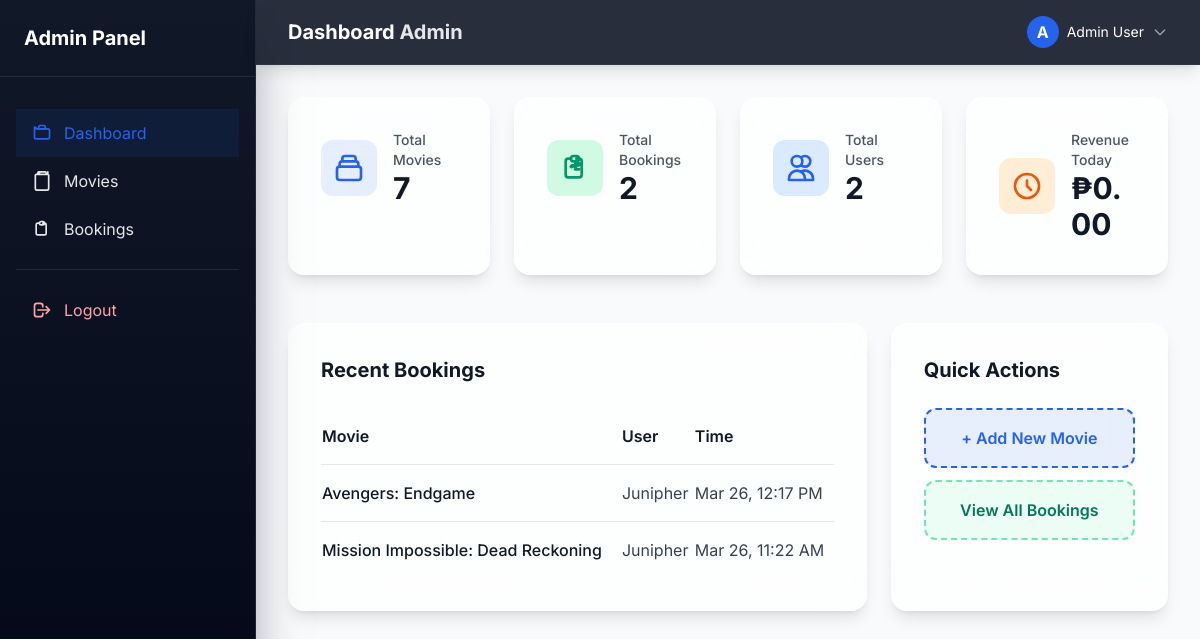
The app's page /admin-dashboard.php (signed in), older data.
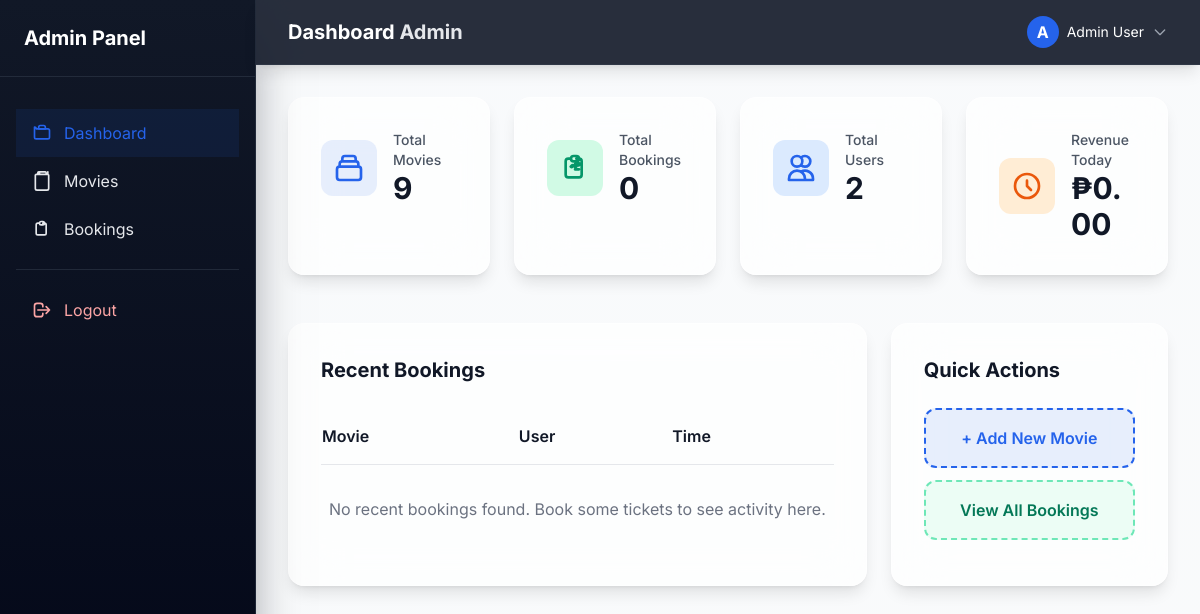
The same page, newer data.
### tables this page shows
CREATE TABLE `bookings` (
  `id` int(11) NOT NULL,
  `user_id` int(11) NOT NULL,
  `movie_id` int(11) NOT NULL,
  `movie_title` varchar(200) NOT NULL,
  `date` date NOT NULL,
  `time` time NOT NULL,
  `theater` varchar(50) NOT NULL,
  `seats` varchar(255) NOT NULL DEFAULT '1',
  `status` enum('Pending','Confirmed','Cancelled') DEFAULT 'Pending',
  `price` decimal(10,2) DEFAULT 12.99,
  `created_at` timestamp NOT NULL DEFAULT current_timestamp()
);

CREATE TABLE `users` (
  `id` int(11) NOT NULL,
  `name` varchar(100) NOT NULL,
  `email` varchar(100) NOT NULL,
  `password` varchar(255) NOT NULL,
  `role` varchar(20) NOT NULL DEFAULT 'user',
  `created_at` timestamp NOT NULL DEFAULT current_timestamp()
);

### admin-dashboard.php (the view, shortened to what the changed rows need)
<?php
require_once 'includes/config.php';
$totalMovies = (int)$conn->query("SELECT COUNT(*) FROM movies")->fetch_row()[0];
$totalBookings = (int)$conn->query("SELECT COUNT(*) FROM bookings")->fetch_row()[0];
$recentBookings = [];
$result = $conn->query("
    SELECT b.*, u.name as user_name
    FROM bookings b
    LEFT JOIN users u ON b.user_id = u.id
    ORDER BY b.created_at DESC
    LIMIT 5
");
while ($row = $result->fetch_assoc()) {
    $recentBookings[] = $row;
}
?>
<?php include 'includes/admin-header.php'; ?>
            <div class="grid grid-cols-1 md:grid-cols-2 lg:grid-cols-4 gap-6 mb-12">
                <div class="bg-white/70 backdrop-blur-xl rounded-2xl p-8 shadow-lg border border-white/50 hover:shadow-xl transition-shadow">
                    <div class="flex items-center">
                        <div class="ml-4">
                            <p class="text-sm font-medium text-gray-600">Total Movies</p>
                            <p class="text-3xl font-bold text-gray-900"><?php echo $totalMovies; ?></p>
                        </div>
                    </div>
                </div>
                <div class="bg-white/70 backdrop-blur-xl rounded-2xl p-8 shadow-lg border border-white/50 hover:shadow-xl">
                    <div class="flex items-center">
                        <div class="ml-4">
                            <p class="text-sm font-medium text-gray-600">Total Bookings</p>
                            <p class="text-3xl font-bold text-gray-900"><?php echo $totalBookings; ?></p>
                        </div>
                    </div>
                </div>
            </div>
            <div class="grid grid-cols-1 lg:grid-cols-3 gap-6">
                <div class="lg:col-span-2 bg-white/70 backdrop-blur-xl rounded-2xl p-8 shadow-lg border border-white/50">
                    <div class="overflow-x-auto">
                        <table class="w-full">
                            <thead>
                                <tr class="border-b border-gray-200">
                                    <th class="text-left py-4 font-semibold text-gray-900">Movie</th>
                                    <th class="text-left py-4 font-semibold text-gray-900">User</th>
                                    <th class="text-left py-4 font-semibold text-gray-900">Time</th>
                                </tr>
                            </thead>
                            <tbody class="divide-y divide-gray-200">
                                <?php foreach ($recentBookings as $booking): ?>
                                    <tr class="hover:bg-gray-50 transition-colors">
                                        <td class="py-4 font-medium text-gray-900"><?php echo htmlspecialchars($booking['movie_title']); ?></td>
                                        <td class="py-4 text-gray-700"><?php echo htmlspecialchars($booking['user_name'] ?: 'Unknown'); ?></td>
                                        <td class="py-4 text-gray-700"><?php echo date('M j, g:i A', strtotime($booking['created_at'])); ?></td>
                                    </tr>
                                <?php endforeach; ?>
                                <?php if (empty($recentBookings)): ?>
                                    <tr>
                                        <td colspan="3" class="py-8 text-center text-gray-500">
                                            No recent bookings found. Book some tickets to see activity here.
                                        </td>
                                    </tr>
                                <?php endif; ?>
                            </tbody>
                        </table>
                    </div>
                </div>
            </div>
        </main>
    </div>
<?php include 'includes/admin-footer.php'; ?>

Row changes from the older to the newer data that the page shows:
removed bookings: movie_title "Avengers: Endgame", user.name "Junipher", created_at "Mar 26, 12:17 PM"
removed bookings: movie_title "Mission Impossible: Dead Reckoning", user.name "Junipher", created_at "Mar 26, 11:22 AM"
Text that changed along with them:
$totalMovies: "7" → "9"
$totalBookings: "2" → "0"
text now shown: "No recent bookings found. Book some tickets to see activity here."
